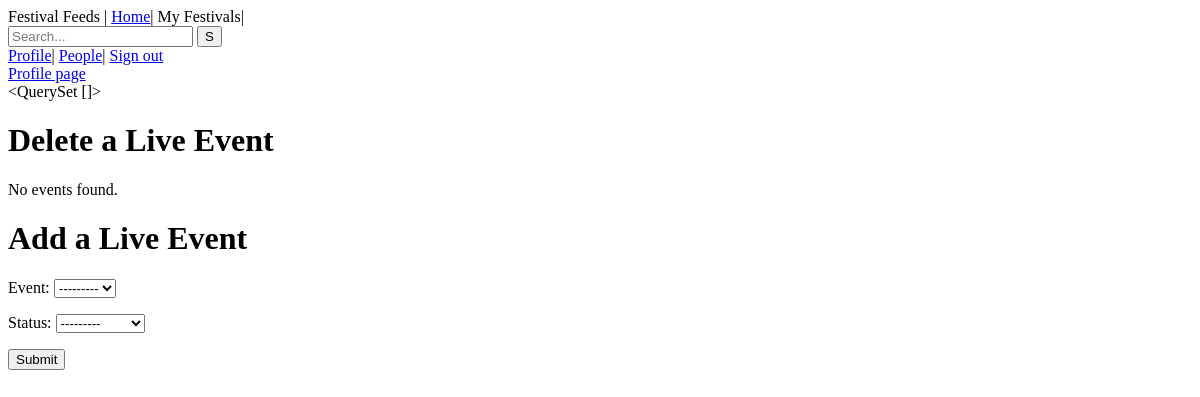
Page /user/edit (signed in) on the earlier database version.
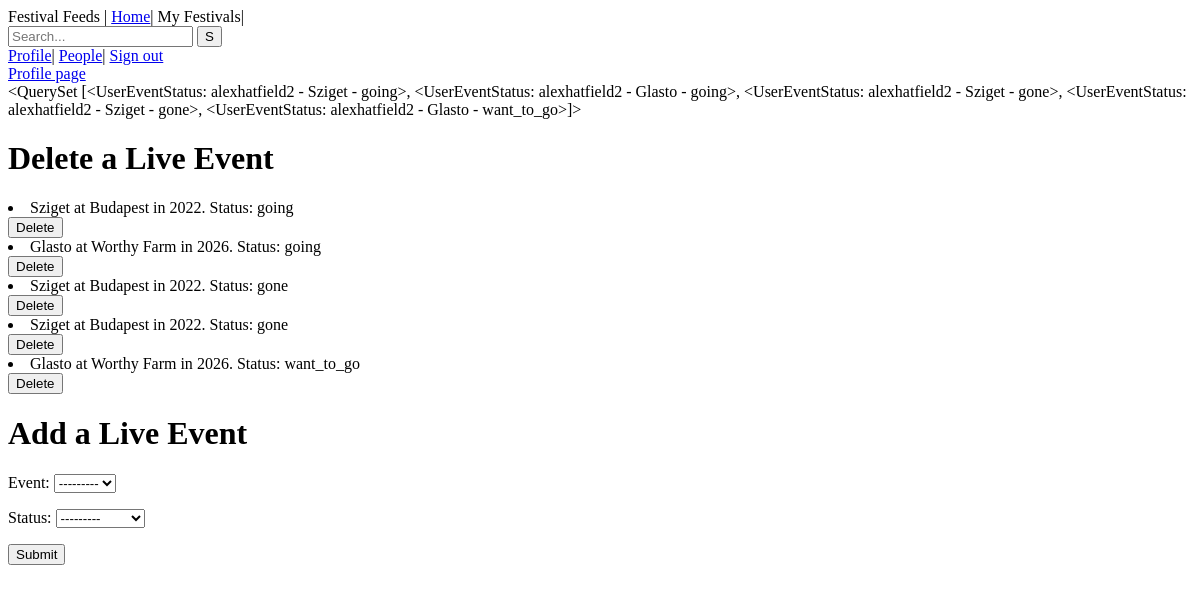
Same page on the later database version.
### users/models.py (models this page shows)
class UserEventStatus(models.Model):
    STATUS_CHOICES = (
        ('gone', 'Gone'),
        ('going', 'Going'),
        ('want_to_go', 'Want to Go'),
    )
    user = models.ForeignKey(User, on_delete=models.CASCADE)
    live_event = models.ForeignKey(LiveEvent, on_delete=models.CASCADE)
    status = models.CharField(max_length=10, choices=STATUS_CHOICES)
    def __str__(self):
        return f"{self.user.username} - {self.live_event.name} - {self.status}"

class LiveEvent(models.Model):
    attendees = models.ManyToManyField(User, through='UserEventStatus', related_name='attended_events')
    name = models.CharField(max_length=100)
    venue = models.CharField(max_length=100)
    year = models.IntegerField()
    def __str__(self):
        return self.name

### users/views.py (the view, shortened to what this page needs)
# urls.py: path('user/edit', views.edit_profile_page, name='edit_profile_page'),
def edit_profile_page(request):
    live_event_status_form = UserEventStatusForm()
    user = request.user
    user_event_statuses = UserEventStatus.objects.filter(user=user).select_related('live_event')
    events_with_details = [{
        'name': event_status.live_event.name,
        'venue': event_status.live_event.venue,
        'year': event_status.live_event.year,
        'status': event_status.status
    } for event_status in user_event_statuses]
    select_live_event_form = SelectLiveEventForm()
    return render(request, 'users/edit_profile_page.html', {
        "user_event_statuses": user_event_statuses,
        "events_with_details": events_with_details,
        "event_status_form": live_event_status_form,
        "select_live_event_form": select_live_event_form,
    })

### users/forms.py
class UserEventStatusForm(forms.ModelForm):
    class Meta:
        model = UserEventStatus
        fields = ['status']

class SelectLiveEventForm(forms.Form):
    event = forms.ModelChoiceField(queryset=LiveEvent.objects.all())

### users/templates/users/edit_profile_page.html (shortened to what this page needs)
{% extends 'base.html' %}
{% block content %}
    <a href="{% url 'user_profile_page' username=user.username %}">Profile page</a><br>
    {{user_event_statuses}}
    <h1>Delete a Live Event</h1>
        <p>
            {% if user_event_statuses %}
            {% for item in user_event_statuses %}
            <li>{{ item.live_event.name }} at {{ item.live_event.venue }} in {{ item.live_event.year }}. Status: {{ item.status }}</li>
            <form method="post" action="{% url 'delete_event' item.live_event.id %}">
                <button type="submit">Delete</button>
            </form>
            {% endfor %}
            {% else %}
            <p>No events found.</p>
            {% endif %}
        </p>
    <h1>Add a Live Event</h1>
        <form method="post">
            {{ select_live_event_form.as_p }}
            {{ event_status_form.as_p }}
            <button type="submit">Submit</button>
        </form>
</body>
{% endblock %}

Differences in the rows shown:
added UserEventStatus: user+live_event+status "<QuerySet [<UserEventStatus: alexhatfield2 - Sziget - going>, <UserEventStatus: alexhatfield2 - Glasto - going>, <UserEventStatus: alexhatfield2 - Sziget - gone>, <UserEventStatus: alexhatfield2 - Sziget - gone>, <UserEventStatus: alexhatfield2 - Glasto - want_to_go>]>", live_event.name "Sziget", live_event.venue "Budapest", live_event.year "2022", status "going"
added UserEventStatus: live_event.name "Glasto", live_event.venue "Worthy Farm", live_event.year "2026", status "going"
added UserEventStatus: live_event.name "Sziget", live_event.venue "Budapest", live_event.year "2022", status "gone"
added UserEventStatus: live_event.name "Sziget", live_event.venue "Budapest", live_event.year "2022", status "gone"
added UserEventStatus: live_event.name "Glasto", live_event.venue "Worthy Farm", live_event.year "2026", status "want_to_go"
Other differences:
{{ user_event_statuses }}: "<QuerySet []>" → (not shown)
text no longer shown: "No events found."
